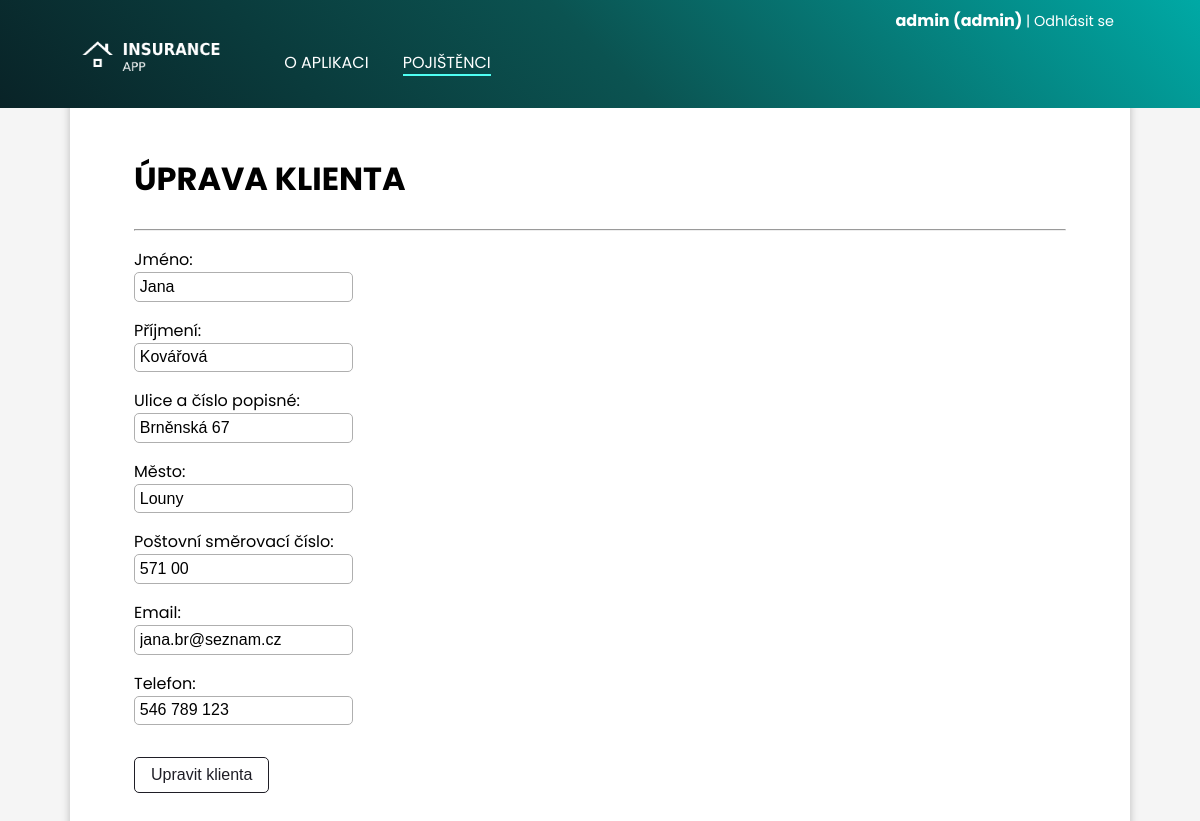
Before: /pojistenci/18/upravit/ (signed in) with the older database file.
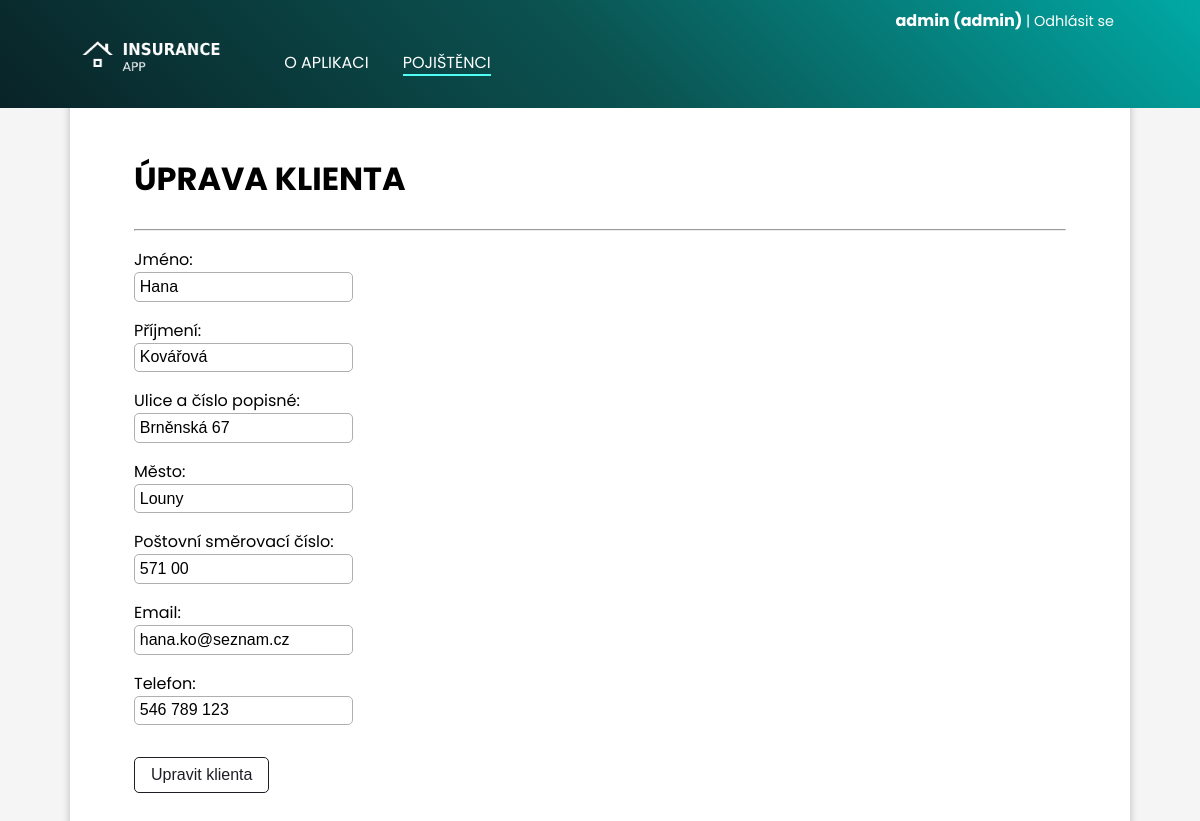
After: the same page with the newer database file.
### clients/models.py (models this page shows, shortened)
class Client(models.Model):
    name = models.CharField(max_length=200, verbose_name="Jméno")
    surname = models.CharField(max_length=200, verbose_name="Příjmení")
    street_address = models.CharField(max_length=200, verbose_name="Ulice a číslo popisné")
    city = models.CharField(max_length=100, verbose_name="Město")
    postal_code = models.CharField(max_length=6, verbose_name="Poštovní směrovací číslo")
    email = models.EmailField(max_length=200, verbose_name="Email")
    phone_number = models.CharField(max_length=16, verbose_name="Telefon")

### clients/views.py (the view)
# urls.py: path("pojistenci/<int:pk>/upravit/", views.edit_client, name="edit-client"),
@staff_member_required(login_url="/login/")
def edit_client(request, pk):
    client = Client.objects.get(id=pk)
    form = CreateClientForm(instance=client)
    if request.method == "POST":
        form = CreateClientForm(request.POST, instance=client)
        if form.is_valid:
            form.save()
            return redirect(f"/pojistenci/{client.id}/")
    return render(request, "clients/client_edit.html", {
        "client": client,
        "form": form
    })

### clients/forms.py
class CreateClientForm(forms.ModelForm):
    class Meta:
        model = Client
        fields = ["name", "surname", "street_address", "city", "postal_code", "email", "phone_number"]

### clients/templates/clients/client_edit.html (shortened to what this page needs)
{% extends 'clients/layout.html' %}
{% block navigation %}
<li><a  href="{% url 'clients:index' %}">O&nbsp;aplikaci</a></li>
<li><a class="active" href="{% url 'clients:list-all-clients' %}">Pojištěnci</a></li>
{% endblock navigation %}
{% block section %}
<h1>Úprava klienta</h1><hr>
    <form action="" method="post">
        {{ form.as_p }}
        <input class="custom-btn" type="submit" value="Upravit klienta">
    </form>
{% endblock section %}

Changed rows visible on the page:
changed Client "Kovářová": name "Jana" → "Hana"; email "jana.br@seznam.cz" → "hana.ko@seznam.cz"
